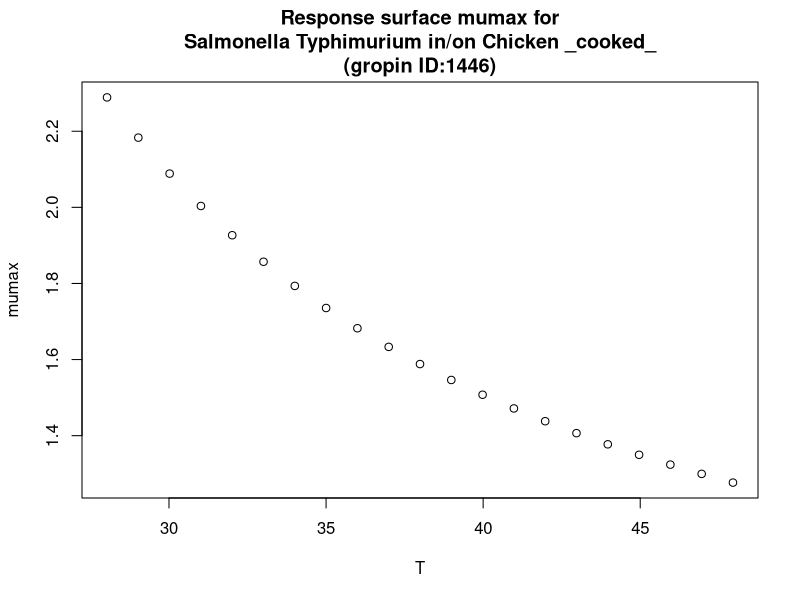

The R script that drew this image:
#############################
# start of Parameter script
#############################
T <- seq(28.028,47.952047952048,length.out=21)
#############################
# end of Parameter script
#############################
############################# 
# start of Model script Gropin ID 1446 
#############################
 
# constant coefficients for this model
 
variables <- data.frame(T)
argumentsPar <- expand.grid(variables)
 
# heart of the model
response_surface <- function(T) {
   mumax <-exp(-0.6199+(42.64/(T))-(57.63/(T)^2))

return(mumax=mumax)
} 

# output parameters
responseSurface <- cbind(argumentsPar,response_surface(argumentsPar['T']))
colnames(responseSurface) <- c(colnames(argumentsPar),'mumax')
#############################
# End of Model script
#############################
############################# 
# start of Visualisation script Gropin ID 1446 
#############################
plot(T,responseSurface$'mumax',xlab='T',
                          ylab='mumax',main='Response surface mumax for
Salmonella Typhimurium in/on Chicken _cooked_
(gropin ID:1446)')
#############################
# End of Visualisation script
#############################
